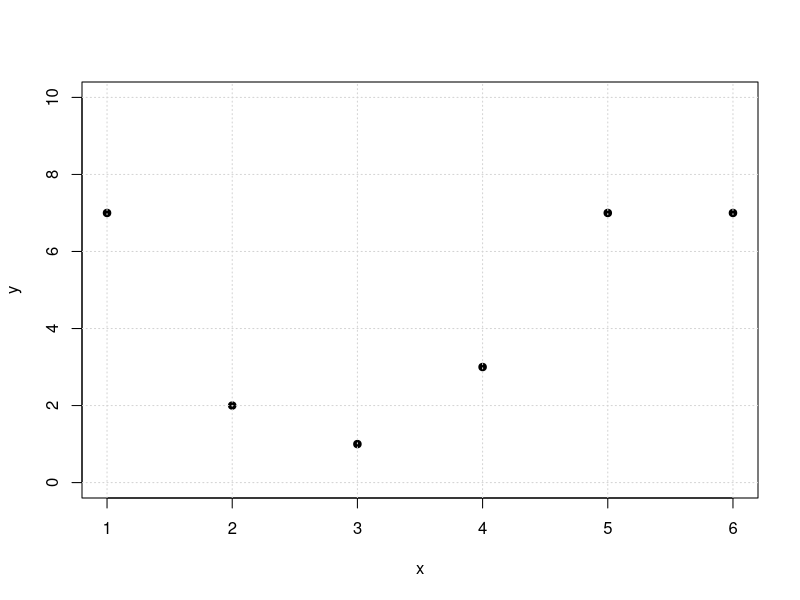
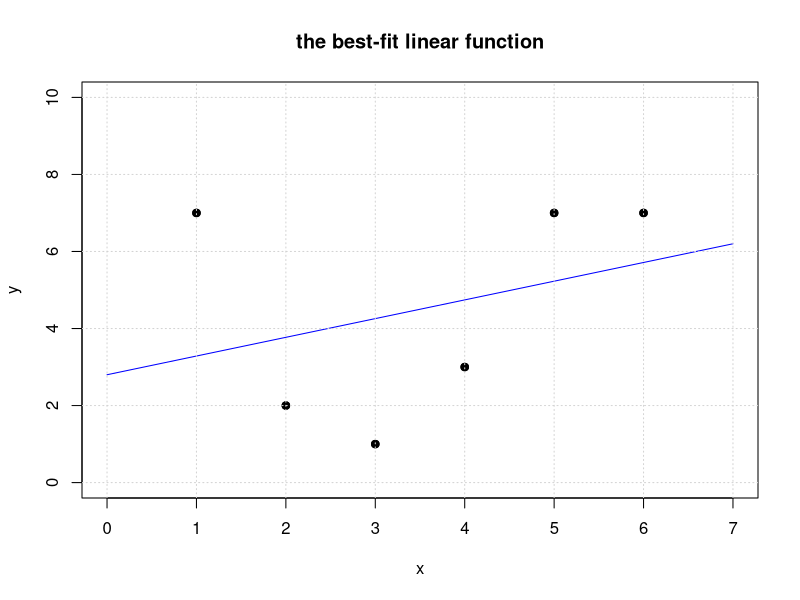
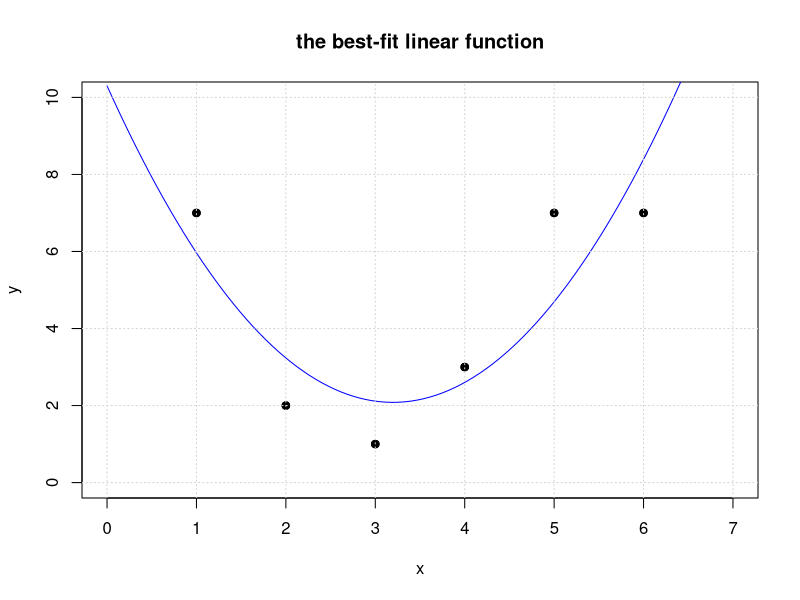

Recreate these plots in R, in order.
## ---- chunk 1
x = c(1,2,3,4,5,6)
y = c(7,2,1,3,7,7)
plot(x,y,pch=19,ylim=c(0,10))
grid()
## ---- chunk 2
(A = cbind(x^0,x))
(xhat = solve(t(A) %*% A, t(A) %*% y))
## ---- chunk 3
(xhat = solve(t(A) %*% A, t(A) %*% y))
## ---- chunk 4
#plot the original set of points
plot(x,y,pch=19,xlim=c(0,7),ylim=c(0,10), main='the best-fit linear function')

# generate points for the fitted line and plot it
tt = seq(0,7,len=100)  
lines(tt,xhat[1]+xhat[2]*tt,col='blue')

# get yhat
yhat = A %*% xhat

#add yhat to the plot


#put the original points back on the plot last so we can see them 
points(x,y,pch=19,col="black")
grid()
## ---- chunk 5
#plot the original set of points
(A = cbind(x^0,x,x^2))
(xhat = solve(t(A) %*% A, t(A) %*% y))
plot(x,y,pch=19,xlim=c(0,7),ylim=c(0,10), main='the best-fit linear function')

# generate points for the fitted line and plot it
tt = seq(0,7,len=100)  
lines(tt,xhat[1]+xhat[2]*tt+xhat[3]*tt^2,col='blue')

# get yhat
yhat = A %*% xhat
#put the original points back on the plot last so we can see them 
points(x,y,pch=19,col="black")
grid()
